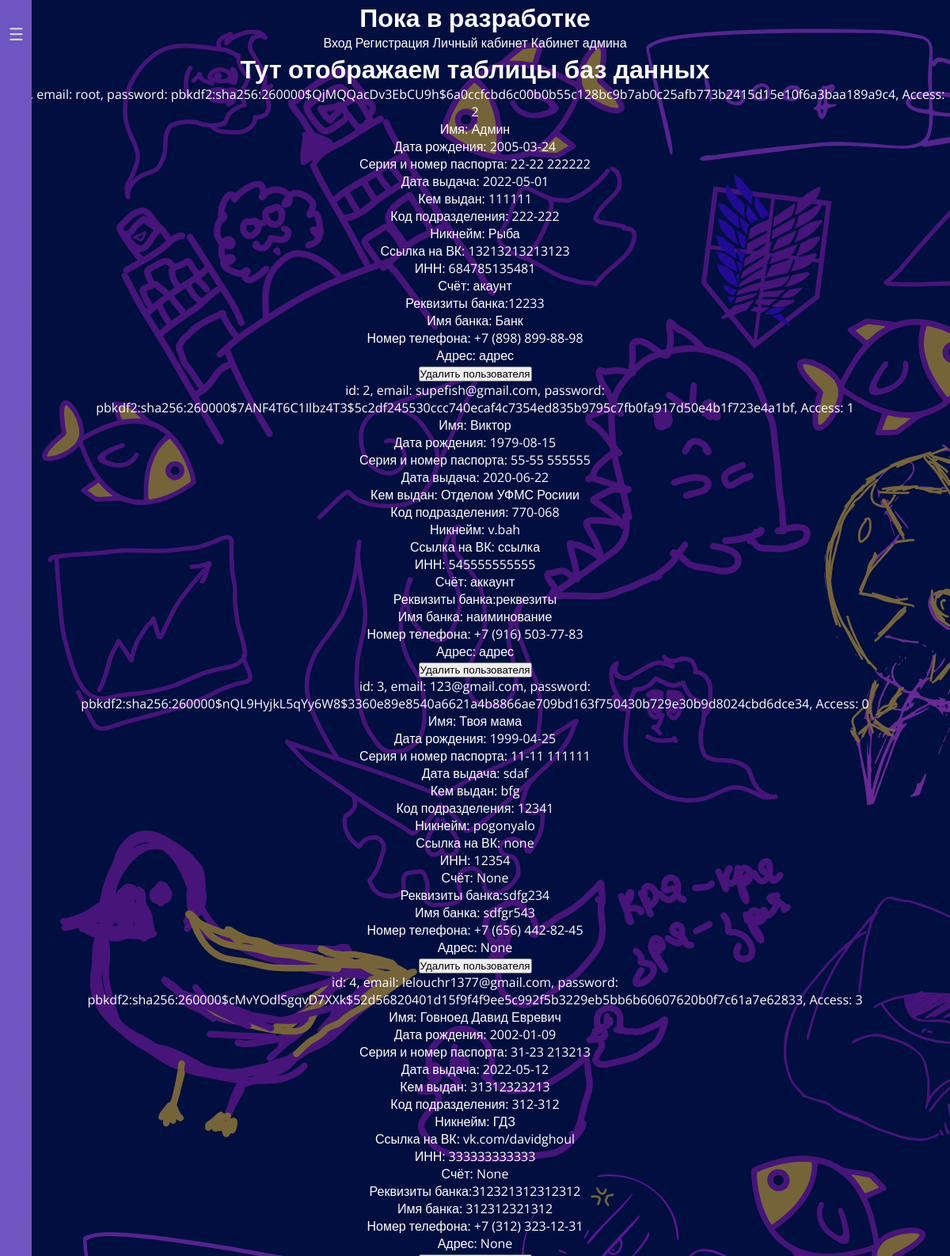
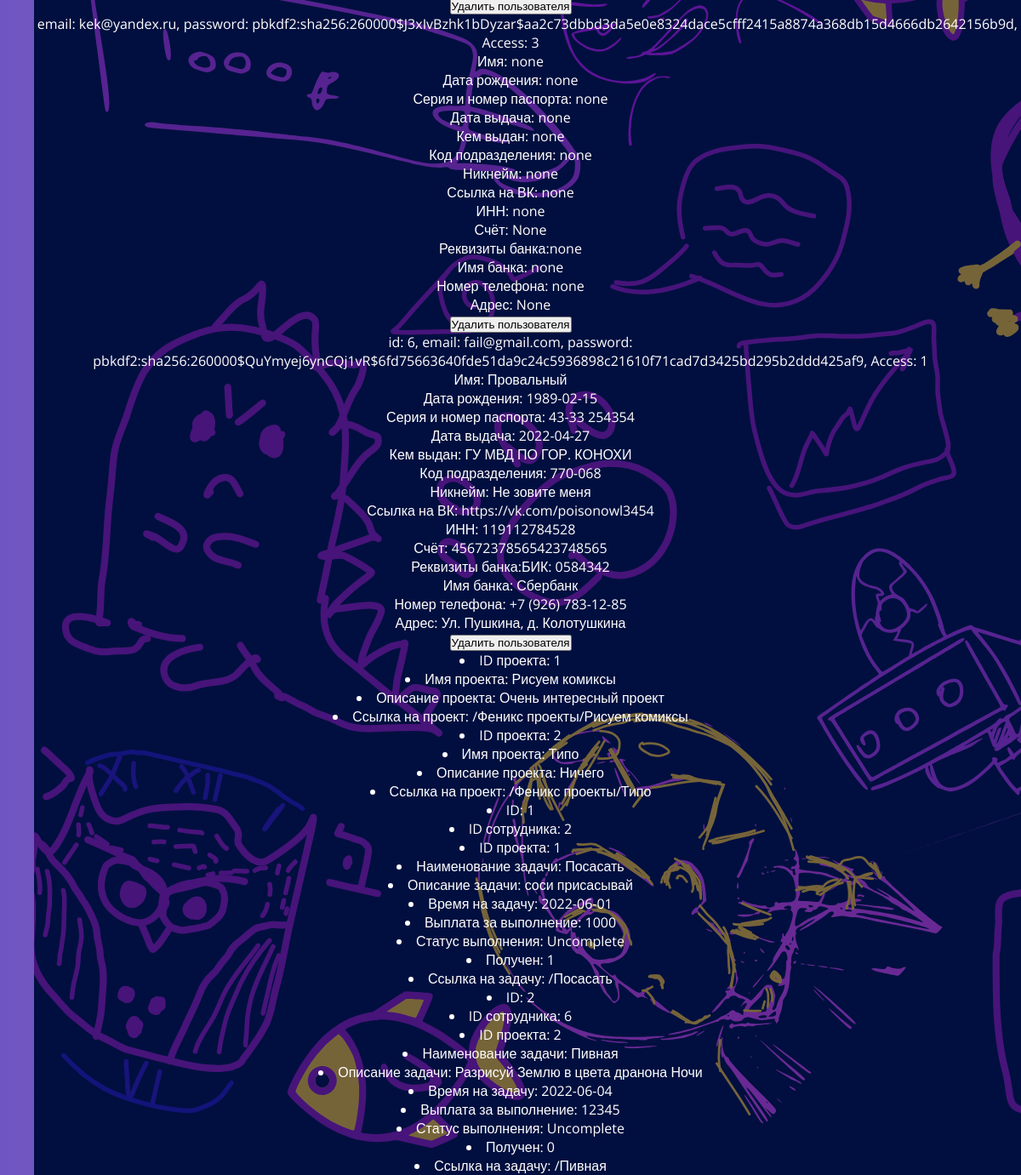
The page /admin (signed in) on the database its author committed (2 pictures, top to bottom).
### app/models.py (models this page shows, shortened)
class User(db.Model,UserMixin):
    __tablename__ = 'users'
    id = db.Column(db.Integer, primary_key =True) #id
    email = db.Column(db.String(20), nullable=False) # эмаил
    password_hash = db.Column(db.String(100), nullable=False) # пароль
    who  = db.Column(db.Integer)# 0 - user, 1 - showrunner, 2- admin, 3 - профиль заблокирован
    pr = db.relationship('Users_Data', backref='user', uselist=False) #Связываем таблицу User с таблицей Users_Data, где первая - родитель, вторая - наследует

class Users_Data(db.Model):
    __tablename__ = 'users_Data'
    id = db.Column(db.Integer, primary_key =True) #id
    idUser = db.Column(db.Integer, db.ForeignKey('users.id'),db.ForeignKey('massege.id_user'))  # id пользователя. Берёт из user
    name = db.Column(db.String(100), nullable=True) #ФИО
    nickname = db.Column(db.String(20), nullable=True) # прозвище
    link_vk = db.Column(db.String(50), nullable=True) # ссылка на вк
    birthDAy = db.Column(db.String(100), nullable=True)# Дата рождения
    passport = db.Column(db.String(100), nullable=True)# номер паспорта
    passportData = db.Column(db.String(100), nullable=True)# дата выдачи
    passportBy = db.Column(db.String(100), nullable=True)# кем выдан паспорт
    passportCod = db.Column(db.String(100), nullable=True)# код подразделения
    address = db.Column(db.Text, nullable=True)#Адрес проживания
    bankAccount = db.Column(db.Text, nullable=True)# Личный счёт пользователя
    inn = db.Column(db.String(12), nullable=True) # инн
    bank_details = db.Column(db.String(100), nullable=True) # реквизиты банка
    bankName = db.Column(db.String(100), nullable=True) # название банка
    phone_number = db.Column(db.String(11), nullable=True) # номер телефона
    tags = db.Column(db.Text, nullable=True)#специализация
    avatar = db.Column(db.String(100), nullable=True)#аватарка пользователя
    up_ooo = db.Column(db.Integer, nullable=True) # проверка ИП и ООО, 0 - нет, 1 - да
    ogrn = db.Column(db.String(13), nullable=True)#ОГРН Пользователя
    chekManager = db.Column(db.Integer, nullable=True) # посмотрел ли профиль менеджер. 0 - профиль не заполне, 1 - профиль на проверке у менеджера, 2 - профиль проверил менеджер

class Project(db.Model):
    __tablename__ = 'projects'
    id = db.Column(db.Integer, primary_key=True)# id проекта
    projectName = db.Column(db.String(255))# имя проекта
    descProject = db.Column(db.String(255))# описание проекта
    linkDisk = db.Column(db.String(255))# ссылка на гугл диск
    linkPoto = db.Column(db.String(255))# ссылка на изображения

class Tasks(db.Model):
    __tablename__ = 'task'
    id = db.Column(db.Integer, primary_key=True)#id задачи
    idUser = db.Column(db.Integer)  # id пользователя. Берёт из таблицы user
    idProject = db.Column(db.Integer)  # id проекта. Берёт из таблицы project
    id_folder = db.Column(db.Integer)# id папки
    nameTask = db.Column(db.String(255))# имя задачи
    descTask = db.Column(db.String(255))# Описание задачи
    timeTask = db.Column(db.String(255))# время выполнения
    manyTask = db.Column(db.String(255))# деньги за задачу
    statusСompleted = db.Column(db.String(255))#статус выполнения
    receipt = db.Column(db.Integer)# проверка чека 0 - чек не нужен,1 - чек еще не прекреплен, 2 - чек прекреплен, 3 - чек проверен
    linkDisk = db.Column(db.String(255))# ссылка на диск

### app/views.py (the view, shortened to what this page needs)
@app.route('/admin', methods=['POST', 'GET'])  # Страница, доступная ЛИШЬ админу
@login_required  # только зарегистрированный человек сможет зайти
def admin():
    if current_user.who == 2:
        info = []
        info = models.User.query.all()
        tasks = models.Tasks.query.all()
        projects = models.Project.query.all()
        return render_template('admin.html', list=info, tasks=tasks, projects=projects)
    else:
        return render_template('cabinet.html')

### app/models.py (called while the page is built)
@login_manager.user_loader # загрузка пользователя
def load_user(id):
    return db.session.query(User).get(id)

### app/templates/admin.html (shortened to what this page needs)
{% extends 'base.html' %}
{% block body %}
<h1>Пока в разработке</h1>
<a href = "index">Вход</a>
<a href = "register">Регистрация</a>
<a href = "cabinet">Личный кабинет</a>
<a href = "admin">Кабинет админа</a>
  <h1>Тут отображаем таблицы баз данных</h1>
  <ul>
{% for u in list %}
<li>id: {{u.id}}, email: {{u.email}}, password: {{u.password_hash}}, Access: {{u.who}}</p>
         <ul>
         <li>Имя: {{u.pr.name}}</li>
         <li>Дата рождения: {{u.pr.birthDAy}}</li>
         <li>Серия и номер паспорта: {{u.pr.passport}}</li>
           <li>Дата выдача: {{u.pr.passportData}}</li>
           <li>Кем выдан: {{u.pr.passportBy}}</li>
           <li>Код подразделения: {{u.pr.passportCod}}</li>
           <li>Никнейм: {{u.pr.nickname}}</li>
           <li>Ссылка на ВК: {{u.pr.link_vk}}</li>
           <li>ИНН: {{u.pr.inn}}</li>
           <li>Счёт: {{u.pr.bankAccount}}</li>
           <li>Реквизиты банка:{{u.pr.bank_details}}</li>
           <li>Имя банка: {{u.pr.bankName}}</li>
           <li>Номер телефона: {{u.pr.phone_number}}</li>
           <li>Адрес: {{u.pr.address}} <p></p></li>
         </ul>
         <form method = "post"> <input type="button" value="Удалить пользователя" name = "{{u.id}}" id = "{{u.id}}" class="delete_user"></form>
</li>
{% endfor %}
</ul>
  {% for u in projects %}
         <li>ID проекта: {{u.id}}</li>
         <li>Имя проекта: {{u.projectName}}</li>
         <li>Описание проекта: {{u.descProject}}</li>
           <li>Ссылка на проект: {{u.linkDisk}} <p></p></li>
{% endfor %}
  {% for u in tasks %}
           <li>ID: {{u.id}}</li>
         <li>ID сотрудника: {{u.idUser}}</li>
         <li>ID проекта: {{u.idProject}}</li>
         <li>Наименование задачи: {{u.nameTask}}</li>
           <li>Описание задачи: {{u.descTask}}</li>
           <li>Время на задачу: {{u.timeTask}}</li>
           <li>Выплата за выполнение: {{u.manyTask}}</li>
           <li>Статус выполнения: {{u.statusСompleted}}</li>
           <li>Получен: {{u.receipt}}</li>
           <li>Ссылка на задачу: {{u.linkDisk}} <p></p></li>
{% endfor %}
{% endblock %}

### app/static/css/style.css (style rules this page uses)
body { background-color: #000F3F; background-image: url(../bg-fenix.svg); background-size: cover; color: white; font-family: 'Open Sans', sans-serif; }
* { margin: 0; padding: 0; }
a { text-decoration: none; color: white; }
@media screen and (min-width: 320px) { html, body { margin: 0; overflow-x: hidden; } }

### rows shown on the page
User: email "root", password_hash "pbkdf2:sha256:260000$QjMQQacDv3EbCU9h$6a0ccfcbd6c00b0b55c128bc9b7ab0c25afb773b2415d15e10f6a3baa189a9c4", who "2", pr.name "Админ", pr.birthDAy "2005-03-24", pr.passport "22-22 222222", pr.passportData "2022-05-01", pr.passportBy "111111", pr.passportCod "222-222", pr.nickname "Рыба", pr.link_vk "13213213213123", pr.inn "684785135481", pr.bankAccount "акаунт", pr.bank_details "12233", pr.bankName "Банк", pr.phone_number "+7 (898) 899-88-98", pr.address "адрес"
User: id "2", email "supefish@gmail.com", password_hash "pbkdf2:sha256:260000$7ANF4T6C1Ilbz4T3$5c2df245530ccc740ecaf4c7354ed835b9795c7fb0fa917d50e4b1f723e4a1bf", who "1", pr.name "Виктор", pr.birthDAy "1979-08-15", pr.passport "55-55 555555", pr.passportData "2020-06-22", pr.passportBy "Отделом УФМС Росиии", pr.passportCod "770-068", pr.nickname "v.bah", pr.link_vk "ссылка", pr.inn "545555555555", pr.bankAccount "аккаунт", pr.bank_details "реквезиты", pr.bankName "наиминование", pr.phone_number "+7 (916) 503-77-83", pr.address "адрес"
User: id "3", email "123@gmail.com", password_hash "pbkdf2:sha256:260000$nQL9HyjkL5qYy6W8$3360e89e8540a6621a4b8866ae709bd163f750430b729e30b9d8024cbd6dce34", who "0", pr.name "Твоя мама", pr.birthDAy "1999-04-25", pr.passport "11-11 111111", pr.passportData "sdaf", pr.passportBy "bfg", pr.passportCod "12341", pr.nickname "pogonyalo", pr.link_vk "none", pr.inn "12354", pr.bankAccount "None", pr.bank_details "sdfg234", pr.bankName "sdfgr543", pr.phone_number "+7 (656) 442-82-45", pr.address "None"
User: id "4", email "lelouchr1377@gmail.com", password_hash "pbkdf2:sha256:260000$cMvYOdlSgqvD7XXk$52d56820401d15f9f4f9ee5c992f5b3229eb5bb6b60607620b0f7c61a7e62833", who "3", pr.name "Говноед Давид Евревич", pr.birthDAy "2002-01-09", pr.passport "31-23 213213", pr.passportData "2022-05-12", pr.passportBy "31312323213", pr.passportCod "312-312", pr.nickname "ГДЗ", pr.link_vk "vk.com/davidghoul", pr.inn "333333333333", pr.bankAccount "None", pr.bank_details "312321312312312", pr.bankName "312312321312", pr.phone_number "+7 (312) 323-12-31", pr.address "None"
User: email "kek@yandex.ru", password_hash "pbkdf2:sha256:260000$J3xIvBzhk1bDyzar$aa2c73dbbd3da5e0e8324dace5cfff2415a8874a368db15d4666db2642156b9d", who "3", pr.name "none", pr.birthDAy "none", pr.passport "none", pr.passportData "none", pr.passportBy "none", pr.passportCod "none", pr.nickname "none", pr.link_vk "none", pr.inn "none", pr.bankAccount "None", pr.bank_details "none", pr.bankName "none", pr.phone_number "none", pr.address "None"
User: id "6", email "fail@gmail.com", password_hash "pbkdf2:sha256:260000$QuYmyej6ynCQj1vR$6fd75663640fde51da9c24c5936898c21610f71cad7d3425bd295b2ddd425af9", who "1", pr.name "Провальный", pr.birthDAy "1989-02-15", pr.passport "43-33 254354", pr.passportData "2022-04-27", pr.passportBy "ГУ МВД ПО ГОР. КОНОХИ", pr.passportCod "770-068", pr.nickname "Не зовите меня", pr.link_vk "https://vk.com/poisonowl3454", pr.inn "119112784528", pr.bankAccount "45672378565423748565", pr.bank_details "БИК: 0584342", pr.bankName "Сбербанк", pr.phone_number "+7 (926) 783-12-85", pr.address "Ул. Пушкина, д. Колотушкина"
Project: id "1", projectName "Рисуем комиксы", descProject "Очень интересный проект", linkDisk "/Феникс проекты/Рисуем комиксы"
Project: id "2", projectName "Типо", descProject "Ничего", linkDisk "/Феникс проекты/Типо"
Tasks: id "1", idUser "2", idProject "1", nameTask "Посасать", descTask "соси присасывай", timeTask "2022-06-01", manyTask "1000", statusСompleted "Uncomplete", receipt "1", linkDisk "/Посасать"
Tasks: id "2", idUser "6", idProject "2", nameTask "Пивная", descTask "Разрисуй Землю в цвета дранона Ночи", timeTask "2022-06-04", manyTask "12345", statusСompleted "Uncomplete", receipt "0", linkDisk "/Пивная"
